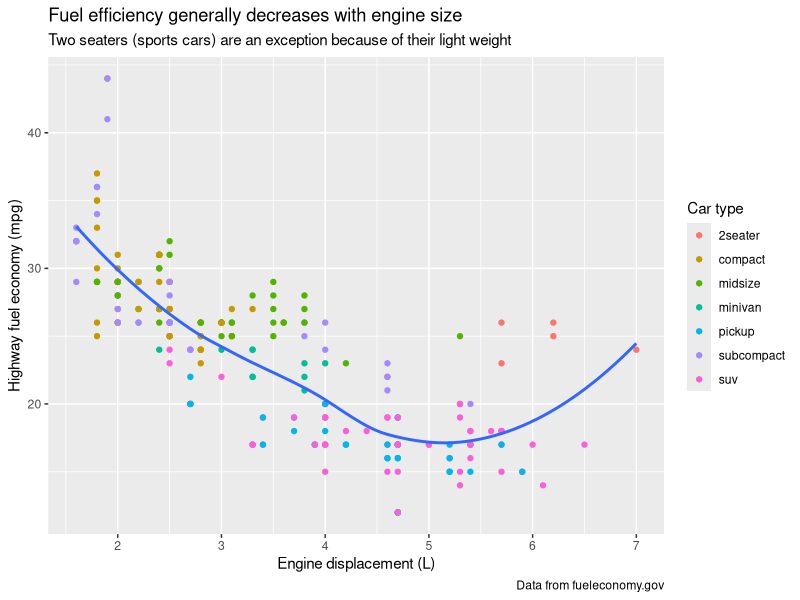
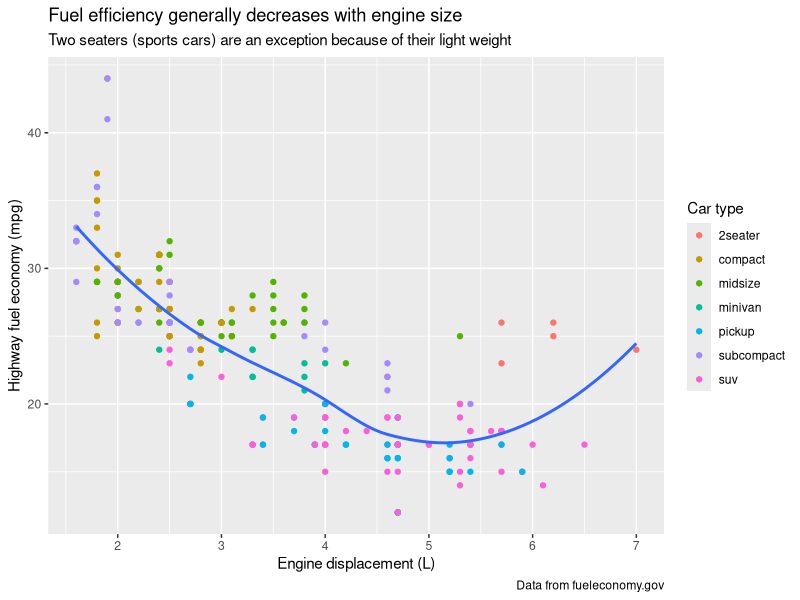

These charts were generated, in order, by the following R code:
library(tidyverse)

ggplot(mpg, aes(displ, hwy)) +
  geom_point(aes(color = class)) +
  geom_smooth(se = FALSE) +
  labs(
    title = "Fuel efficiency generally decreases with engine size",
    subtitle = "Two seaters (sports cars) are an exception because of their light weight",
    caption = "Data from fueleconomy.gov",
    x = "Engine displacement (L)",
    y = "Highway fuel economy (mpg)",
    colour = "Car type"
  )

ggsave("communicate/figs/labels.png")
